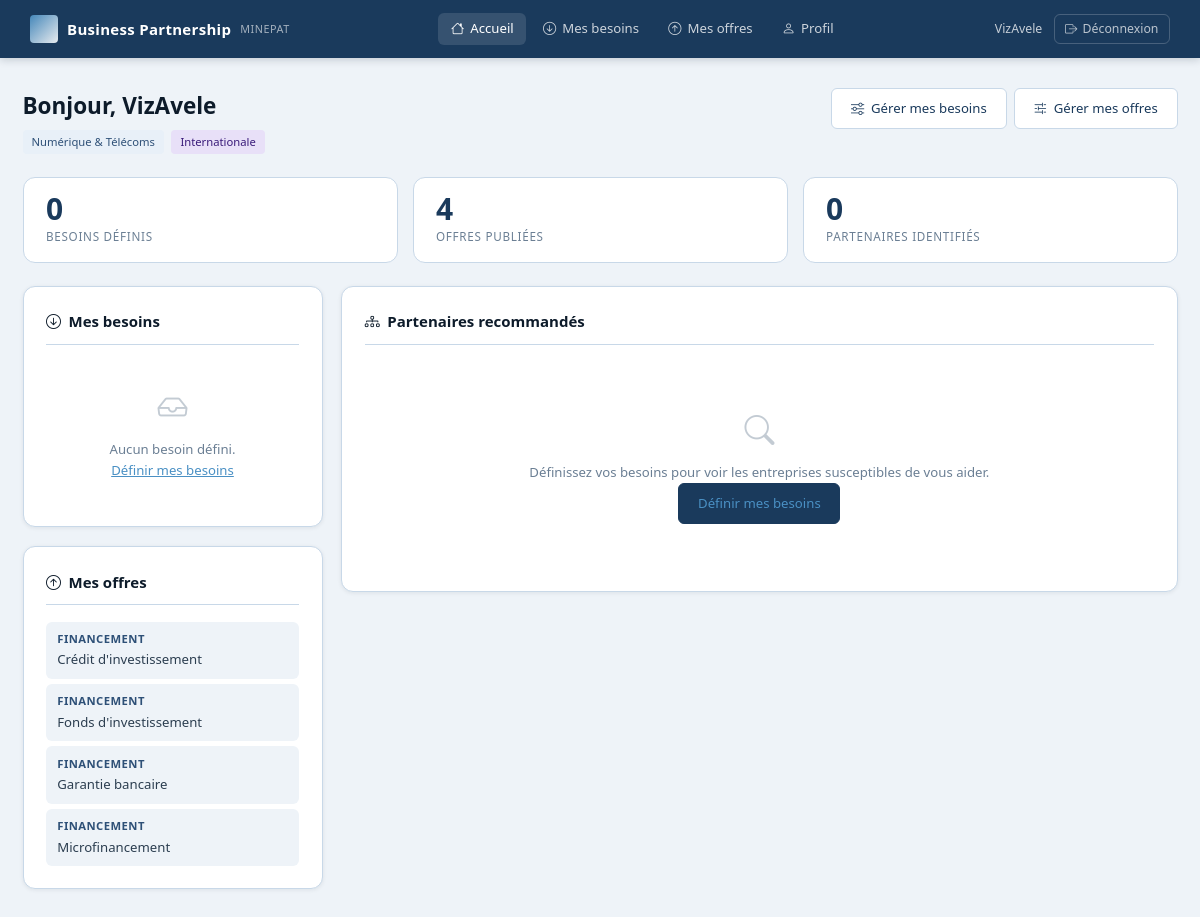
The app's page /dashboard/ (signed in), older data.
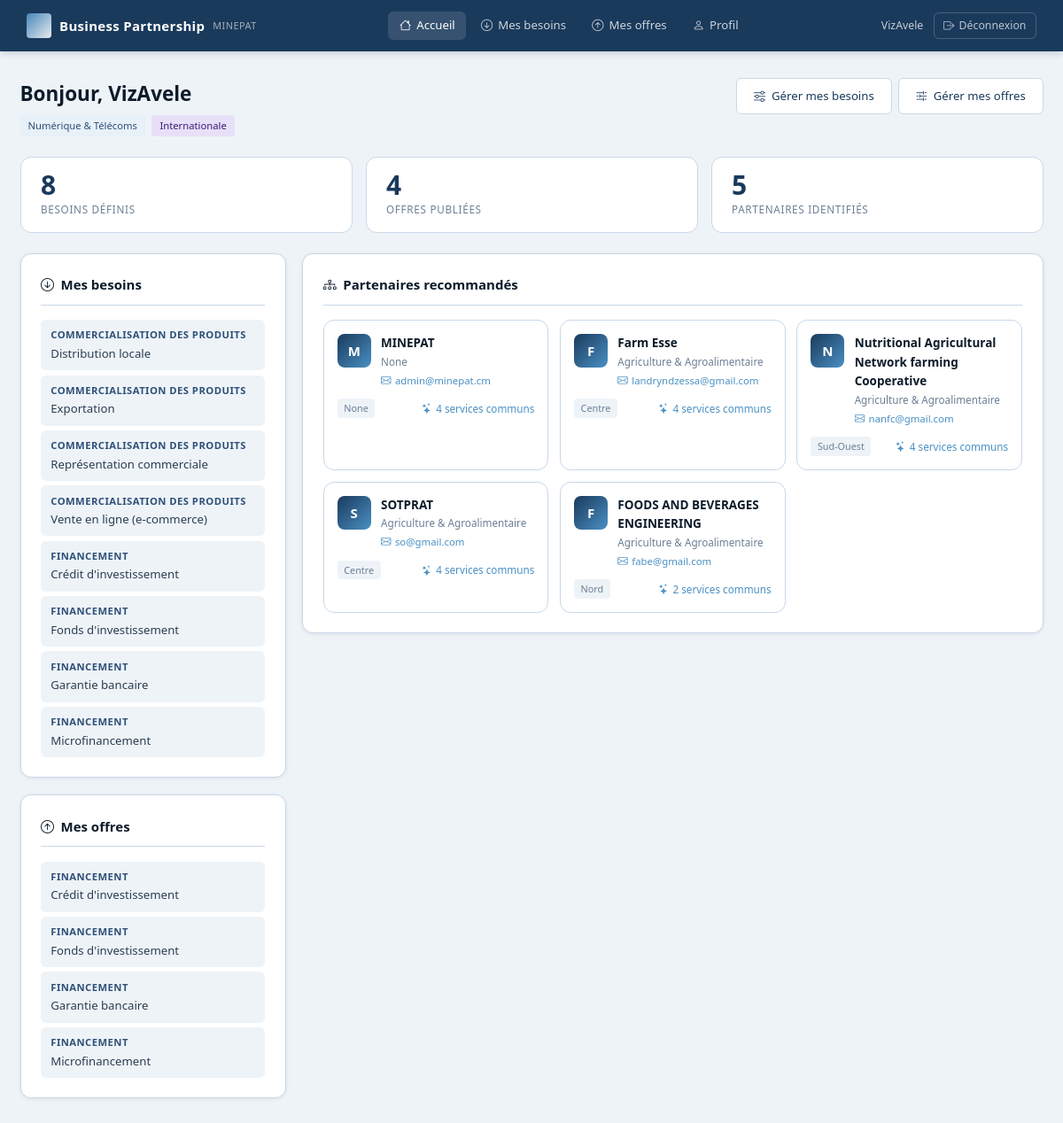
The same page, newer data.
### entreprises/models.py (models this page shows, shortened)
class BesoinOffreEntreprise(models.Model):
    entreprise = models.ForeignKey(Entreprise, on_delete=models.CASCADE, related_name='besoins_offres')
    service = models.ForeignKey(Service, on_delete=models.CASCADE, related_name='besoins_offres')
    besoin = models.BooleanField(default=True)
    date_enregistrement = models.DateTimeField(auto_now=True)
    class Meta:
        unique_together = ('entreprise', 'service', 'besoin')

class Service(models.Model):
    nom_service = models.CharField(max_length=150)
    element = models.CharField(max_length=200)
    description = models.TextField(blank=True, null=True)
    class Meta:
        ordering = ['nom_service', 'element']

class Entreprise(AbstractUser):
    raison_sociale = models.CharField(max_length=255)
    email = models.EmailField(unique=True)
    telephone=models.CharField(max_length=20, null=True, blank=True)
    est_locale = models.BooleanField(default=True)
    region = models.CharField(max_length=50, choices=REGIONS_CAMEROUN, blank=True, null=True)
    branche_activite = models.CharField(max_length=50, choices=BRANCHES_ACTIVITE, blank=True, null=True)
    description = models.TextField(blank=True, null=True)
    statut = models.CharField(max_length=20, choices=STATUT_CHOICES, default='EN_ATTENTE')
    date_inscription = models.DateTimeField(auto_now_add=True)
    date_validation = models.DateTimeField(blank=True, null=True)
    motif_rejet = models.TextField(blank=True, null=True)
    doc_registre_commerce = models.FileField(upload_to='documents/')
    doc_contribuable = models.FileField(upload_to='documents/')
    doc_autre = models.FileField(upload_to='documents/', blank=True, null=True)
    USERNAME_FIELD = 'username'
    REQUIRED_FIELDS = ['email', 'raison_sociale']
    class Meta:
        verbose_name = "Entreprise"

### entreprises/views.py (the view)
# urls.py: path('dashboard/', views.dashboard, name='dashboard'),
@login_required
def dashboard(request):
    entreprise = request.user
    mes_besoins = BesoinOffreEntreprise.objects.filter(entreprise=entreprise, besoin=True).select_related('service')
    mes_offres  = BesoinOffreEntreprise.objects.filter(entreprise=entreprise, besoin=False).select_related('service')
    ids_besoins = mes_besoins.values_list('service_id', flat=True)
    partenaires = []
    if ids_besoins:
        partenaires = (
            Entreprise.objects
            .filter(besoins_offres__service__in=ids_besoins, besoins_offres__besoin=False, statut='APPROUVEE')
            .exclude(pk=entreprise.pk)
            .annotate(nb_correspondances=Count('besoins_offres__service',
                      filter=Q(besoins_offres__service__in=ids_besoins, besoins_offres__besoin=False)))
            .order_by('-nb_correspondances')
            .distinct()
        )
    return render(request, 'entreprises/dashboard.html', {
        'entreprise': entreprise,
        'mes_besoins': mes_besoins,
        'mes_offres': mes_offres,
        'partenaires': partenaires,
    })

### templates/entreprises/dashboard.html (shortened to what the changed rows need)
{% extends 'base.html' %}
{% block content %}
<div class="page-layout">
  <div class="page-header">
    <div>
      <h1>Bonjour, {{ entreprise.raison_sociale }}</h1>
    </div>
  </div>
  <div class="stats-bar">
    <div class="stat-item">
      <span class="stat-value">{{ mes_besoins.count }}</span>
      <span class="stat-label">Besoins définis</span>
    </div>
    <div class="stat-item">
      <span class="stat-value">{{ partenaires|length }}</span>
      <span class="stat-label">Partenaires identifiés</span>
    </div>
  </div>
  <div class="dashboard-grid">
    <div class="dashboard-col">
      <div class="section-card">
        <h2 class="section-title"><i class="bi bi-arrow-down-circle"></i> Mes besoins</h2>
        {% if mes_besoins %}
          <ul class="service-list">
            {% for rel in mes_besoins %}
            <li class="service-item">
              <span class="service-nom">{{ rel.service.nom_service }}</span>
              <span class="service-element">{{ rel.service.element }}</span>
            </li>
            {% endfor %}
          </ul>
        {% else %}
          <div class="empty-state">
            <i class="bi bi-inbox"></i>
            <p>Aucun besoin défini.<br><a href="{% url 'gerer_services' 'besoins' %}">Définir mes besoins</a></p>
          </div>
        {% endif %}
      </div>
      <div class="section-card">
        <h2 class="section-title"><i class="bi bi-arrow-up-circle"></i> Mes offres</h2>
        {% if mes_offres %}
          <ul class="service-list">
            {% for rel in mes_offres %}
            <li class="service-item">
              <span class="service-nom">{{ rel.service.nom_service }}</span>
              <span class="service-element">{{ rel.service.element }}</span>
            </li>
            {% endfor %}
          </ul>
        {% else %}
          <div class="empty-state">
            <i class="bi bi-megaphone"></i>
            <p>Aucune offre publiée.<br><a href="{% url 'gerer_services' 'offres' %}">Publier mes offres</a></p>
          </div>
        {% endif %}
      </div>
    </div>
    <div class="dashboard-col dashboard-col-wide">
      <div class="section-card">
        <h2 class="section-title"><i class="bi bi-diagram-3"></i> Partenaires recommandés</h2>
        {% if not mes_besoins %}
          <div class="empty-state empty-state-center">
            <i class="bi bi-search"></i>
            <p>Définissez vos besoins pour voir les entreprises susceptibles de vous aider.</p>
            <a href="{% url 'gerer_services' 'besoins' %}" class="btn-primary">Définir mes besoins</a>
          </div>
        {% elif not partenaires %}
          <div class="empty-state empty-state-center">
            <i class="bi bi-building-x"></i>
            <p>Aucune entreprise ne correspond encore à vos besoins.</p>
          </div>
        {% else %}
          <div class="partner-grid">
            {% for p in partenaires %}
            <a href="{% url 'fiche_entreprise' p.pk %}" class="partner-card">
              <div class="partner-header">
                <div class="partner-avatar">{{ p.raison_sociale|first }}</div>
                <div>
                  <div class="partner-name">{{ p.raison_sociale }}</div>
                  <div class="partner-branch">{{ p.get_branche_activite_display }}</div>
                  <div class="partner-email"><i class="bi bi-envelope"></i> {{ p.email }}</div>
                </div>
              </div>
              <div class="partner-meta">
                {% if p.est_locale %}<span class="badge-sm">{{ p.region }}</span>
                {% else %}<span class="badge-sm badge-int">Internationale</span>{% endif %}
                <span class="partner-match">
                  <i class="bi bi-stars"></i> {{ p.nb_correspondances }} service{{ p.nb_correspondances|pluralize }} commun{{ p.nb_correspondances|pluralize }}
                </span>
              </div>
            </a>
            {% endfor %}
          </div>
        {% endif %}
      </div>
    </div>
  </div>
</div>
{% endblock %}

Row changes from the older to the newer data that the page shows:
added BesoinOffreEntreprise: service.nom_service "COMMERCIALISATION DES PRODUITS", service.element "Distribution locale", shown under "Mes besoins"
added BesoinOffreEntreprise: service.nom_service "COMMERCIALISATION DES PRODUITS", service.element "Exportation", shown under "Mes besoins"
added BesoinOffreEntreprise: service.nom_service "COMMERCIALISATION DES PRODUITS", service.element "Représentation commerciale", shown under "Mes besoins"
added BesoinOffreEntreprise: service.nom_service "COMMERCIALISATION DES PRODUITS", service.element "Vente en ligne (e-commerce)", shown under "Mes besoins"
added BesoinOffreEntreprise: service.nom_service "FINANCEMENT", service.element "Crédit d'investissement", shown under "Mes besoins"
added BesoinOffreEntreprise: service.nom_service "FINANCEMENT", service.element "Fonds d'investissement", shown under "Mes besoins"
added BesoinOffreEntreprise: service.nom_service "FINANCEMENT", service.element "Garantie bancaire", shown under "Mes besoins"
added BesoinOffreEntreprise: service.nom_service "FINANCEMENT", service.element "Microfinancement", shown under "Mes besoins"
now on this page (row unchanged): Entreprise: raison_sociale|first "M", raison_sociale "MINEPAT", branche_activite "None", email "admin@minepat.cm", region "None", nb_correspondances "4"
now on this page (row edited): Entreprise: raison_sociale|first "F", raison_sociale "Farm Esse", branche_activite "Agriculture & Agroalimentaire", email "landryndzessa@gmail.com", region "Centre", nb_correspondances "4"
now on this page (row unchanged): Entreprise: raison_sociale|first "N", raison_sociale "Nutritional Agricultural Network farming Cooperative", branche_activite "Agriculture & Agroalimentaire", email "nanfc@gmail.com", region "Sud-Ouest", nb_correspondances "4"
now on this page (row unchanged): Entreprise: raison_sociale|first "S", raison_sociale "SOTPRAT", branche_activite "Agriculture & Agroalimentaire", email "so@gmail.com", region "Centre", nb_correspondances "4"
now on this page (row unchanged): Entreprise: raison_sociale|first "F", raison_sociale "FOODS AND BEVERAGES ENGINEERING", branche_activite "Agriculture & Agroalimentaire", email "fabe@gmail.com", region "Nord", nb_correspondances "2"
Text that changed along with them:
{{ mes_besoins.count }}: "0" → "8"
{{ partenaires|length }}: "0" → "5"
text no longer shown: "Aucun besoin défini. Définir mes besoins Définissez vos besoins pour voir les entreprises susceptibles de vous aider. Définir mes besoins"
